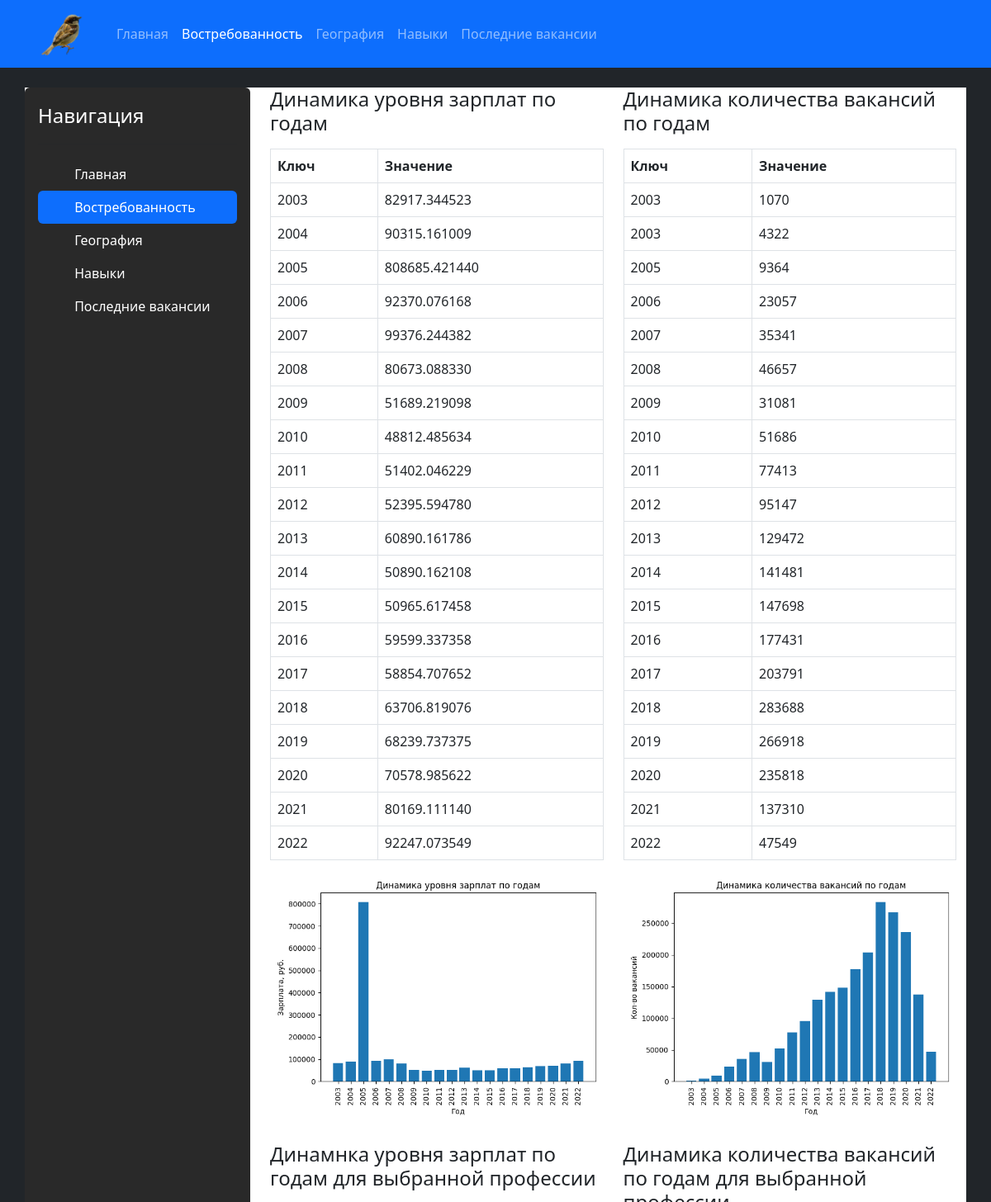
The page /demand/ (upper part) on the database its author committed.
### vacancies/models.py (models this page shows, shortened)
class Type(models.Model):
    name = models.CharField(max_length=255, verbose_name='Название вида')
    class Meta:
        verbose_name = 'Вид'
        verbose_name_plural = 'Виды'

class Stats(models.Model):
    key = models.CharField(max_length=255, verbose_name='Ключ')
    value = models.CharField(max_length=255, verbose_name='Значение')
    type = models.ForeignKey(Type, on_delete=models.CASCADE)
    class Meta:
        verbose_name = 'Статистика'
        verbose_name_plural = 'Статистика'

class Image(models.Model):
    url = models.FileField()
    type = models.ForeignKey(Type, on_delete=models.CASCADE)
    def __str__(self):
        return self.url.url
    class Meta:
        verbose_name = 'Изображение'
        verbose_name_plural = 'Изображения'

### vacancies/views.py (the view)
# urls.py: path('demand/', demand, name='demand'),
def demand(request: HttpRequest) -> HttpResponse:
    return render(request, 'vacancies/demand.html', {
        'title': links[1]['title'],
        'links': links,
        'stats': Stats.objects.all(),
        'images': Image.objects.all(),
        'types': Type.objects.all(),
    })

### templates/vacancies/demand.html (shortened to what this page needs)
{% extends 'vacancies/layouts/sample.html' %}
{% block content %}
    <div class="row">
        <div class="col-12 col-sm-6">
            <h4 class="mb-3">{{ types.0.name }}</h4>
            <table class="table table-bordered">
            <thead>
            <tr>
                <th>Ключ</th>
                <th>Значение</th>
            </tr>
            </thead>
            <tbody>
            {% for stat in types.0.stats_set.all %}
                <tr>
                <td>{{ stat.key }}</td>
                <td>{{ stat.value }}</td>
                </tr>
            {% endfor %}
            </tbody>
            </table>
            <img src="{{ types.0.image_set.first }}" alt="">
        </div>
        <div class="col-12 col-sm-6">
            <h4 class="mb-3">{{ types.1.name }}</h4>
            <table class="table table-bordered">
            <thead>
            <tr>
                <th>Ключ</th>
                <th>Значение</th>
            </tr>
            </thead>
            <tbody>
            {% for stat in types.1.stats_set.all %}
                <tr>
                <td>{{ stat.key }}</td>
                <td>{{ stat.value }}</td>
                </tr>
            {% endfor %}
            </tbody>
            </table>
            <img src="{{ types.1.image_set.first }}" alt="">
        </div>
    </div>
    <div class="row mt-4">
        <div class="col-12 col-sm-6">
            <h4 class="mb-3">{{ types.2.name }}</h4>
        </div>
        <div class="col-12 col-sm-6">
            <h4 class="mb-3">{{ types.3.name }}</h4>
        </div>
    </div>
{% endblock %}

### vacancies/static/vacancies/css/styles.css (style rules this page uses)
.wrapper img { max-width: 100%; }

### rows shown on the page
Type: name "Динамика уровня зарплат по годам", id.url (picture)
Stats: key "2003", value "82917.344523"
Stats: key "2004", value "90315.161009"
Stats: key "2005", value "808685.421440"
Stats: key "2006", value "92370.076168"
Stats: key "2007", value "99376.244382"
Stats: key "2008", value "80673.088330"
Stats: key "2009", value "51689.219098"
Stats: key "2010", value "48812.485634"
Stats: key "2011", value "51402.046229"
Stats: key "2012", value "52395.594780"
Stats: key "2013", value "60890.161786"
Stats: key "2014", value "50890.162108"
Stats: key "2015", value "50965.617458"
Stats: key "2016", value "59599.337358"
Stats: key "2017", value "58854.707652"
Stats: key "2018", value "63706.819076"
Stats: key "2019", value "68239.737375"
Stats: key "2020", value "70578.985622"
Stats: key "2021", value "80169.111140"
Stats: key "2022", value "92247.073549"
Type: name "Динамика количества вакансий по годам", id.url (picture)
Stats: key "2003", value "1070"
Stats: key "2003", value "4322"
Stats: key "2005", value "9364"
Stats: key "2006", value "23057"
Stats: key "2007", value "35341"
Stats: key "2008", value "46657"
Stats: key "2009", value "31081"
Stats: key "2010", value "51686"
Stats: key "2011", value "77413"
Stats: key "2012", value "95147"
Stats: key "2013", value "129472"
Stats: key "2014", value "141481"
Stats: key "2015", value "147698"
Stats: key "2016", value "177431"
Stats: key "2017", value "203791"
Stats: key "2018", value "283688"
Stats: key "2019", value "266918"
Stats: key "2020", value "235818"
Stats: key "2021", value "137310"
Stats: key "2022", value "47549"
Type: name "Динамнка уровня зарплат по годам для выбранной профессии"

### other values the page prints
{{ link.title }} "Главная" "Востребованность" "География" "Навыки" "Последние вакансии"
